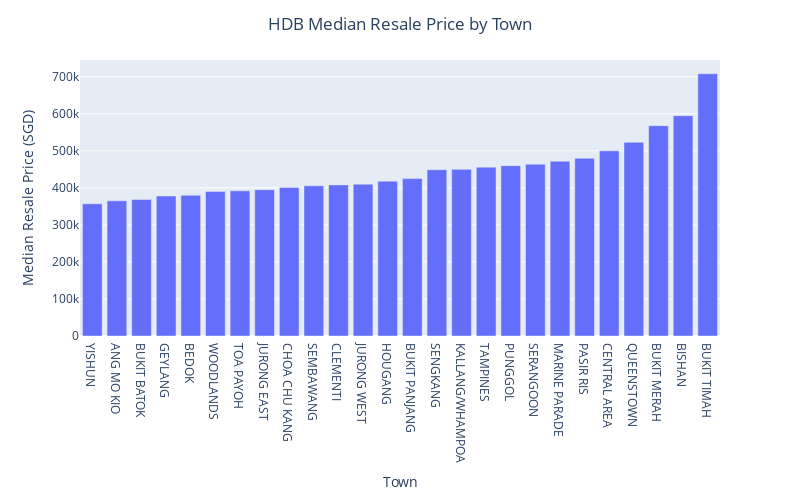

Notebook source saved alongside this figure:
### Code cell
# Bar plot of Resale Price ($) VS Town
fig1 = px.bar(x = median_resale_town.index, 
              y = median_resale_town, 
              width = 800, 
              height = 500)
fig1.update_layout(title = {'text' : 'HDB Median Resale Price by Town', 'x' : 0.5, 'xanchor' : 'center'}, xaxis_title_text='Town', yaxis_title_text='Median Resale Price (SGD)')
fig1.update_traces(hovertemplate ='Town: %{x}<br>Resale Price: $%{y}<br><extra></extra>')
fig1.show()

### Figure 1 — Plotly figure (JSON) as saved in the notebook; plotly's stock layout.template omitted (floating-point values rounded to 4 significant figures)
{"data": [{"alignmentgroup": "True", "hovertemplate": "Town: %{x}<br>Resale Price: $%{y}<br><extra></extra>", "legendgroup": "", "marker": {"color": "#636efa", "pattern": {"shape": ""}}, "name": "", "offsetgroup": "", "orientation": "v", "showlegend": false, "textposition": "auto", "type": "bar", "x": ["YISHUN", "ANG MO KIO", "BUKIT BATOK", "GEYLANG", "BEDOK", "WOODLANDS", "TOA PAYOH", "JURONG EAST", "CHOA CHU KANG", "SEMBAWANG", "CLEMENTI", "JURONG WEST", "HOUGANG", "BUKIT PANJANG", "SENGKANG", "KALLANG/WHAMPOA", "TAMPINES", "PUNGGOL", "SERANGOON", "MARINE PARADE", "PASIR RIS", "CENTRAL AREA", "QUEENSTOWN", "BUKIT MERAH", "BISHAN", "BUKIT TIMAH"], "xaxis": "x", "y": [357000, 365000, 368880, 378000, 380000, 390000, 392000, 395000, 401100, 405500, 408000, 410000, 418000, 425000, 449000, 450000, 456000, 460000, 463888, 472000, 480000, 500000, 523000, 568000, 595000, 708000], "yaxis": "y"}], "layout": {"barmode": "relative", "height": 500, "legend": {"tracegroupgap": 0}, "margin": {"t": 60}, "title": {"text": "HDB Median Resale Price by Town", "x": 0.5, "xanchor": "center"}, "width": 800, "xaxis": {"anchor": "y", "domain": [0, 1], "title": {"text": "Town"}}, "yaxis": {"anchor": "x", "domain": [0, 1], "title": {"text": "Median Resale Price (SGD)"}}}}
